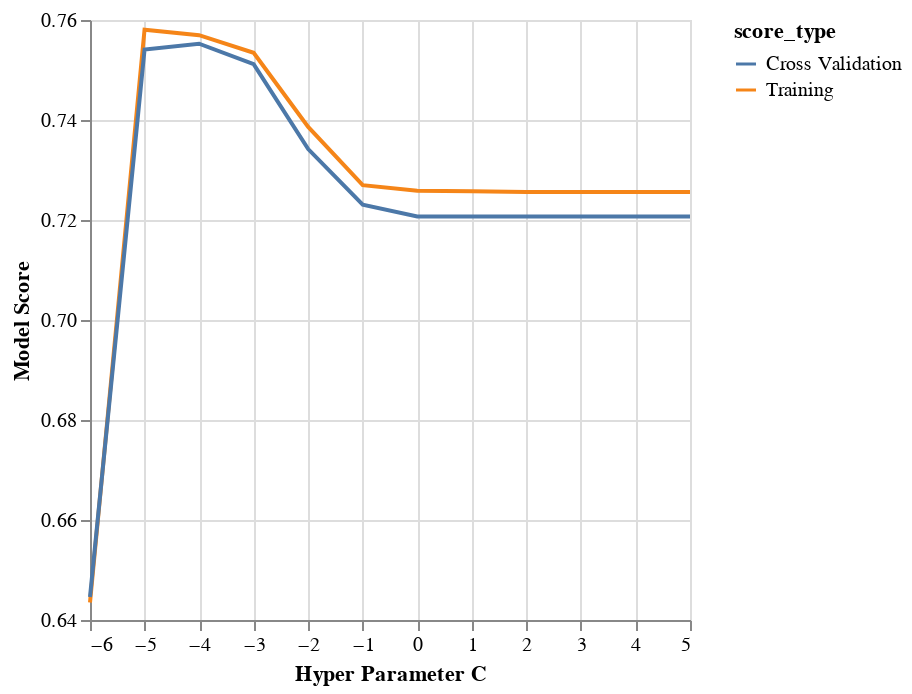

Write notebook code for a chart like this one.
### Code cell
train_scores = gs_optimize.cv_results_["mean_train_score"]
cv_scores = gs_optimize.cv_results_["mean_test_score"]
#plot_train_cv(param_grid["svc__C"], train_scores, cv_scores, xlabel="C")
train_cv_df = pd.concat([
    pd.DataFrame({
        'C': np.log10(param_grid["logisticregression__C"]),
        'score': train_scores,
        'score_type': ['Training'] * len(train_scores)}
                ),
    pd.DataFrame({
        'C': np.log10(param_grid["logisticregression__C"]),
        'score': cv_scores,
        'score_type': ['Cross Validation'] * len(cv_scores)}
                )
])
alt.Chart(train_cv_df).mark_line().encode(
    x = alt.X('C', title = 'Hyper Parameter C'),
    y = alt.Y('score', title = 'Model Score').scale(zero = False),
    color = alt.Color('score_type')
)

### Figure 1 — Vega specification as saved in the notebook (floating-point values rounded to 4 significant figures)
{"$schema": "https://vega.github.io/schema/vega/v5.json", "data": [{"name": "source_0", "values": [{"C": -6.0, "score": 0.6435, "score_type": "Training"}, {"C": -5.0, "score": 0.7581, "score_type": "Training"}, {"C": -4.0, "score": 0.757, "score_type": "Training"}, {"C": -3.0, "score": 0.7534, "score_type": "Training"}, {"C": -2.0, "score": 0.7386, "score_type": "Training"}, {"C": -1.0, "score": 0.727, "score_type": "Training"}, {"C": 0.0, "score": 0.7259, "score_type": "Training"}, {"C": 1.0, "score": 0.7257, "score_type": "Training"}, {"C": 2.0, "score": 0.7256, "score_type": "Training"}, {"C": 3.0, "score": 0.7256, "score_type": "Training"}, {"C": 4.0, "score": 0.7256, "score_type": "Training"}, {"C": 5.0, "score": 0.7256, "score_type": "Training"}, {"C": -6.0, "score": 0.6446, "score_type": "Cross Validation"}, {"C": -5.0, "score": 0.7541, "score_type": "Cross Validation"}, {"C": -4.0, "score": 0.7553, "score_type": "Cross Validation"}, {"C": -3.0, "score": 0.7512, "score_type": "Cross Validation"}, {"C": -2.0, "score": 0.7342, "score_type": "Cross Validation"}, {"C": -1.0, "score": 0.7231, "score_type": "Cross Validation"}, {"C": 0.0, "score": 0.7207, "score_type": "Cross Validation"}, {"C": 1.0, "score": 0.7207, "score_type": "Cross Validation"}, {"C": 2.0, "score": 0.7207, "score_type": "Cross Validation"}, {"C": 3.0, "score": 0.7207, "score_type": "Cross Validation"}, {"C": 4.0, "score": 0.7207, "score_type": "Cross Validation"}, {"C": 5.0, "score": 0.7207, "score_type": "Cross Validation"}]}, {"name": "source_0_x_domain_C", "values": [{"min": -6.0, "max": 5.0}]}, {"name": "source_0_y_domain_score", "values": [{"min": 0.6435, "max": 0.7581}]}, {"name": "source_0_color_domain_score_type", "values": [{"score_type": "Training"}, {"score_type": "Cross Validation"}]}], "marks": [{"type": "group", "name": "pathgroup", "from": {"facet": {"data": "source_0", "name": "faceted_path_main", "groupby": ["score_type"]}}, "encode": {"update": {"width": {"field": {"signal": null, "datum": null, "group": "width", "parent": null}}, "height": {"field": {"signal": null, "datum": null, "group": "height", "parent": null}}}}, "marks": [{"type": "line", "name": "marks", "from": {"data": "faceted_path_main"}, "sort": {"field": "x"}, "encode": {"update": {"y": {"field": "score", "scale": "y"}, "defined": {"signal": "isValid(datum[\"C\"]) && isFinite(+datum[\"C\"]) && isValid(datum[\"score\"]) && isFinite(+datum[\"score\"])"}, "x": {"field": "C", "scale": "x"}, "stroke": {"field": "score_type", "scale": "color"}}}, "style": ["line"]}]}], "scales": [{"name": "x", "type": "linear", "domain": [{"signal": "(data(\"source_0_x_domain_C\")[0] || {}).min"}, {"signal": "(data(\"source_0_x_domain_C\")[0] || {}).max"}], "range": [0, {"signal": "width"}], "nice": true, "zero": false}, {"name": "y", "type": "linear", "domain": [{"signal": "(data(\"source_0_y_domain_score\")[0] || {}).min"}, {"signal": "(data(\"source_0_y_domain_score\")[0] || {}).max"}], "range": [{"signal": "height"}, 0], "zero": false, "nice": true}, {"name": "color", "type": "ordinal", "domain": {"data": "source_0_color_domain_score_type", "field": "score_type", "sort": true}, "range": "category"}], "axes": [{"scale": "x", "minExtent": 0, "ticks": false, "zindex": 0, "tickCount": {"signal": "ceil(width/40)"}, "grid": true, "labels": false, "domain": false, "aria": false, "gridScale": "y", "orient": "bottom", "maxExtent": 0}, {"scale": "y", "tickCount": {"signal": "ceil(height/40)"}, "orient": "left", "maxExtent": 0, "aria": false, "zindex": 0, "gridScale": "x", "domain": false, "minExtent": 0, "labels": false, "ticks": false, "grid": true}, {"scale": "x", "labelFlush": true, "grid": false, "title": "Hyper Parameter C", "labelOverlap": true, "orient": "bottom", "zindex": 0, "tickCount": {"signal": "ceil(width/40)"}}, {"scale": "y", "title": "Model Score", "grid": false, "tickCount": {"signal": "ceil(height/40)"}, "zindex": 0, "orient": "left", "labelOverlap": true}], "background": "white", "padding": 5, "height": 300, "style": "cell", "legends": [{"stroke": "color", "symbolType": "stroke", "title": "score_type"}], "width": 300}
